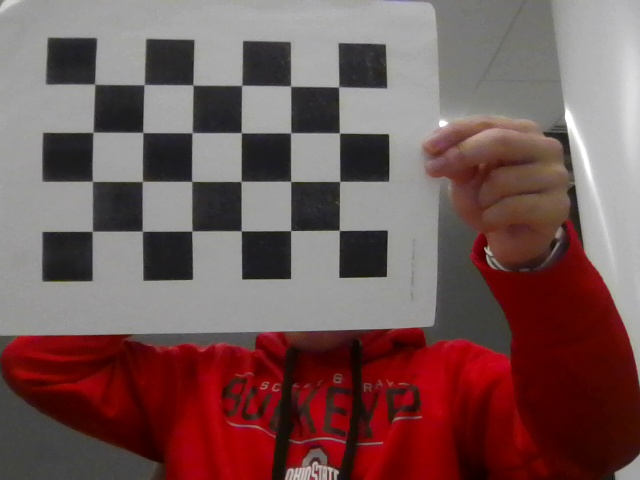
#> input picture CornerPics/CornerPicture_0.jpg, 640 x 480 px; its folder holds only this picture in this run
$ python FindCheckerboard.py
#> lines starting #> are read from the running program, lines starting #| are printed output that depends on the picture; after the words box and inside, x2 and y2 are one past the last pixel; in counts of white or black regions, pixels touching at a corner belong together
from typing import List
import cv2
import matplotlib.pyplot as plt
import math
import numpy as np
import os
from scipy.ndimage import gaussian_filter
import time

def distance(point1: tuple[int, int], point2: tuple[int, int]):
        x1, y1 = point1
        x2, y2 = point2
        return math.sqrt((x1 - x2) ** 2 + (y1 - y2) ** 2)

def findCorners(image):
    checkerboard = cv2.cvtColor(image, cv2.COLOR_BGR2GRAY).astype(float)

    stdI = 1.0
    stdD = .7
    a = .05

    Ix = gaussian_filter(checkerboard, stdD, order=[1, 0])
    Iy = gaussian_filter(checkerboard, stdD, order=[0, 1])
    Ixy = Ix * Iy

    gIx2 = gaussian_filter(Ix ** 2, stdI)
    gIy2 = gaussian_filter(Iy ** 2, stdI)
    gIxy = gaussian_filter(Ixy, stdI)

    R = (gIx2 * gIy2 - gIxy ** 2) - (a * ((gIx2 + gIy2) ** 2))

    thresholdedR = R * (R >= 9e4)

    maxSuppR = nonMaxSupp(thresholdedR).astype(np.uint8)

    positions = np.argwhere(maxSuppR == 1)
    # [5 lines of commented-out code are left out]
    return positions

def nonMaxSupp(image: np.ndarray):
    maxSuppR = np.zeros(image.shape)
    for x in range(1, image.shape[1] - 1):
        for y in range(1, image.shape[0] - 1):
            if isUniqueMax(image, x, y):
                maxSuppR[y,x] = 1
    return maxSuppR

def isUniqueMax(image: np.ndarray, x, y):
    maximum = np.max(image[y-1:y+2,x-1:x+2])

    for xCheck in range(x - 1, x + 2):
        for yCheck in range(y - 1, y + 2):
            if image[yCheck, xCheck] == maximum and (yCheck != y or xCheck != x):
                return False

    return True

def orderPoints(points: np.ndarray, threshold: int, byColumn: bool):
    lines = []
    currentLine = []
    for point in points:
        point = tuple(point)
        x, y = point
        if byColumn:
            interestCord = x
        else:
            interestCord = y
        # Go through rows created, see if new point can go inside
        if lines:
            for position in lines:
                if abs(interestCord - position[0]) < threshold:
                    lines.remove(position)
                    currentLine = position
                    break
        if not currentLine:
            currentLine = (interestCord, [])
        currentLine[1].append(point)
        lines.append(currentLine)
        currentLine = []
    # # Sort points left/right or up/down
    lines = sorted(lines, key=lambda x: x[0])
    finalLines = []
    for line in lines:
        asList = list(line[1])
        asList = sorted(asList, key=lambda x: x[1 * int(byColumn)])
        finalLines.append(tuple([line[0], asList]))
    finalLines = sorted(finalLines, key=lambda x: x[0])
    return finalLines


def findCheckboard(rowList: List[tuple[int, List]], colList: List[tuple[int, List]], shape: tuple[int, int], threshold: int):
    w, h = shape
    eligableRows = []
    for row in rowList:
        if len(row[1]) >= w:
            eligableRows.append(row)
    if len(eligableRows) < h:
        return None
    eligableCols = []
    for col in colList:
        if len(col[1]) >= h:
            eligableCols.append(col)
    if len(eligableCols) < w:
        return None
    possibleRowCorners = []
    possibleColCorners = []
    for row in eligableRows:
        possibleRowCorners.extend(row[1][0:3])
    for col in eligableCols:
        possibleColCorners.extend(col[1][0:3])

    topLeft = list(set(possibleRowCorners) & set(possibleColCorners))
    if topLeft:
        leftEdge = []
        for col in eligableCols:
            if topLeft[0] in col[1]:
                leftEdge = col[1]
                break
        checkboard = []
        currentRow = 0
        for farLeft in leftEdge:
            while currentRow < len(rowList):
                currentRow += 1
                if farLeft in rowList[currentRow - 1][1]:
                    cornerPos = rowList[currentRow - 1][1].index(farLeft)
                    checkboard.append(rowList[currentRow - 1][1][cornerPos:cornerPos + w])
                    break
                else:
                    return None
            if len(checkboard) == h:
                break
        return checkboard
    return None

def main():
    # [69 lines of commented-out code are left out]
    for imageName in os.listdir(f"{os.getcwd()}/CornerPics"):
        image = cv2.imread(f"./CornerPics/{imageName}")
#> image is the input picture: shape (480, 640, 3); mean B, G, R 86.7, 87.5, 117
        rgbIm = cv2.cvtColor(image, cv2.COLOR_BGR2RGB)
        cornerPoints = findCorners(image)
#> in findCorners, `checkerboard = cv2.cvtColor(image, cv2.COLOR_BGR2GRAY).astype(float)`:
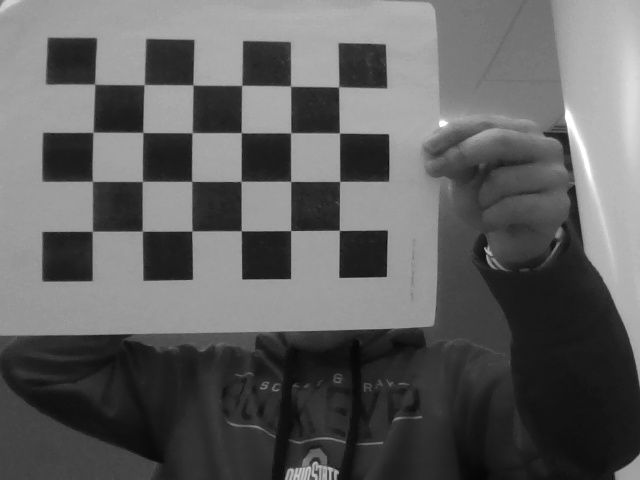
#> checkerboard: shape (480, 640) float64; min 6, max 255, mean 96.2
#> in findCorners, `Ix = gaussian_filter(checkerboard, stdD, order=[1, 0])`:
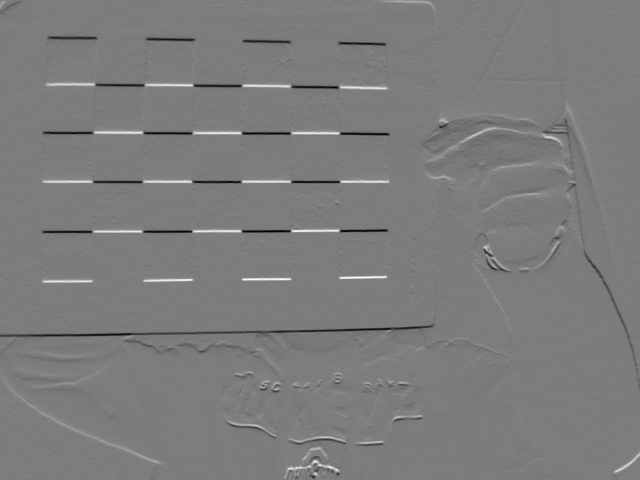
#> Ix: shape (480, 640) float64; min -59.8, max 62.18, mean -0.2; drawn with min black and max white
#> in findCorners, `Iy = gaussian_filter(checkerboard, stdD, order=[0, 1])`:
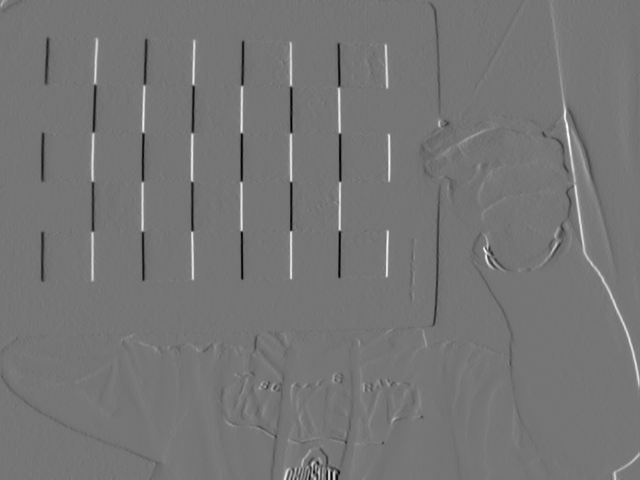
#> Iy: shape (480, 640) float64; min -58.5, max 68.09, mean 0.1; drawn with min black and max white
#> in findCorners, `Ixy = Ix * Iy`:
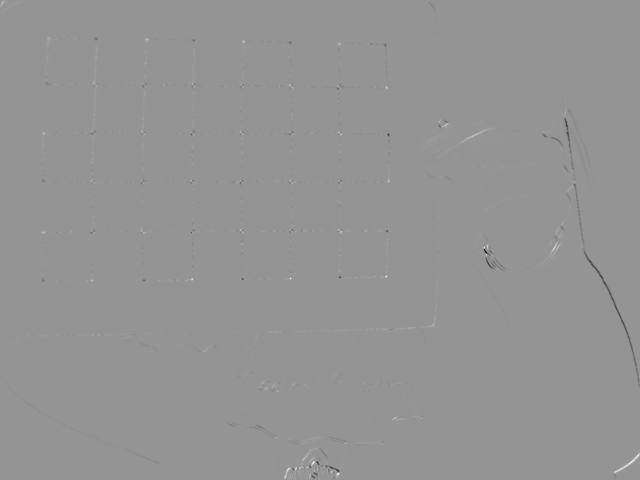
#> Ixy: shape (480, 640) float64; min -2284.6, max 1628.1, mean -1; drawn with min black and max white
#> in findCorners, `gIx2 = gaussian_filter(Ix ** 2, stdI)`:
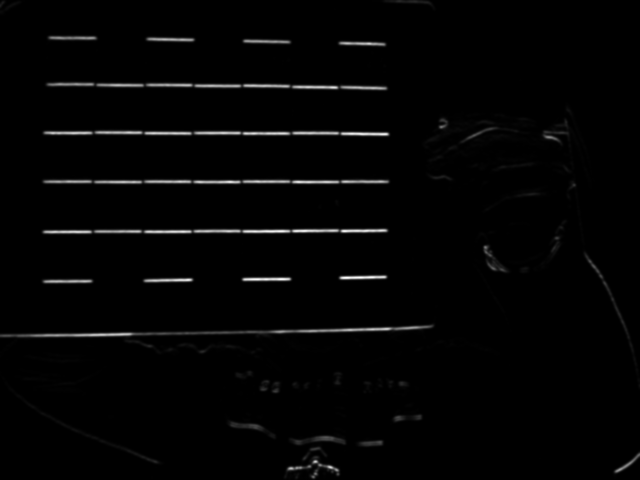
#> gIx2: shape (480, 640) float64; min 1.88e-10, max 2003.8, mean 33.8; drawn with min black and max white
#> in findCorners, `R = (gIx2 * gIy2 - gIxy ** 2) - (a * ((gIx2 + gIy2) ** 2))`:
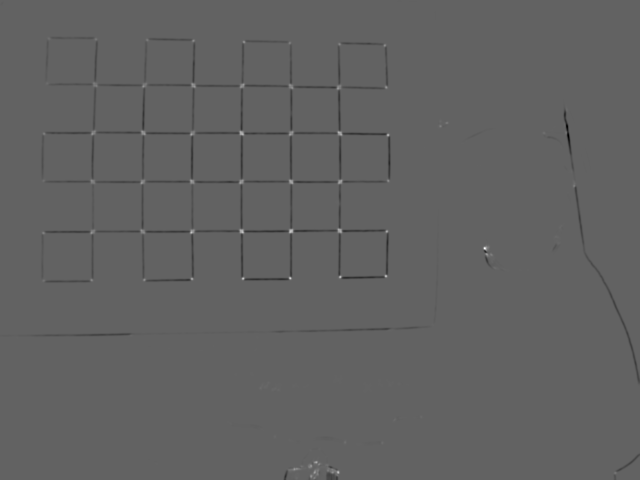
#> R: shape (480, 640) float64; min -367009.8, max 580476.6, mean -2374.9; drawn with min black and max white
#> in findCorners, `thresholdedR = R * (R >= 9e4)`:
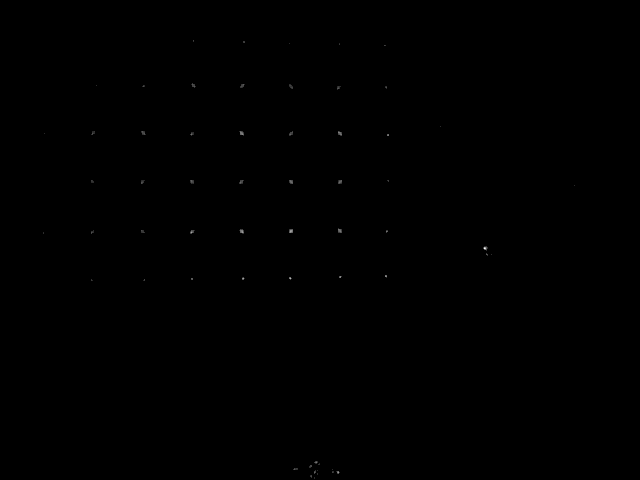
#> thresholdedR: shape (480, 640) float64; min 0, max 580476.6, mean 241.9; drawn with min black and max white
#> after the loop in nonMaxSupp, `for x in range(1, image.shape[1] - 1):`: maxSuppR: shape (480, 640) float64; values 0 (black) and 1 (white), 0.02% white in thin lines or dots, all inside (x1, y1, x2, y2) = (43, 40, 575, 478)
        newCornerPoints = []
        for point1 in cornerPoints:
            if all(distance(tuple(point1), tuple(point2)) > 5 for point2 in newCornerPoints):
                newCornerPoints.append(point1)
#> this loop made 70 passes
#> point1 on passes 1 to 12: [40, 193], [42, 244], [43, 289], [44, 339], [45, 384], [84, 192], [84, 243], [85, 96], [85, 290], [86, 143], [86, 194], [86, 241]
        cornerPoints = newCornerPoints

        rowOrderedPoints = orderPoints(cornerPoints, 30, False)
#> the loop in orderPoints, `for point in points:` made 53 passes
#> the loop in orderPoints, `for line in lines:` made 11 passes
#> line on passes 1, 2, 9, 10, 11: (44, [(133, 44), (233, 43)]), (96, [(85, 96), (131, 94), (180, 91), (232, 91), (280, 91)]), (440, [(126, 440)]), (484, [(248, 484), (254, 486)]), (574, [(185, 574)])
        colOrderedPoints = orderPoints(cornerPoints, 30, True)
#> the loop in orderPoints (call 2), `for point in points:` made 53 passes
#> the loop in orderPoints (call 2), `for line in lines:` made 7 passes
        checkboardCorners = findCheckboard(rowOrderedPoints, colOrderedPoints, (4, 6), 30)
#> the loop in findCheckboard, `for row in rowList:` made 11 passes
#> the loop in findCheckboard, `for col in colList:` made 7 passes
#> the loop in findCheckboard, `for row in eligableRows:` made 7 passes
#> the loop in findCheckboard, `for col in eligableCols:` made 6 passes
#> the loop in findCheckboard, `for col in eligableCols:` made 2 passes
#> the loop in findCheckboard, `for farLeft in leftEdge:` made 6 passes
#> farLeft on passes 1 to 6: (133, 44), (131, 94), (131, 142), (134, 191), (134, 242), (132, 292)
        if checkboardCorners is not None:
            for row in checkboardCorners:
                for point in row:
                    y, x = point
                    cv2.circle(rgbIm, (x,y), 4, color=(0,255,0), thickness=2)
#> this loop made 6 passes
#> row on passes 1 to 6: [(133, 44), (233, 43)], [(131, 94), (180, 91), (232, 91), (280, 91)], [(131, 142), (182, 141), (230, 141), (279, 144)], [(134, 191), (180, 191), (232, 191), (278, 191)], [(134, 242), (180, 242), (232, 242), (278, 243)], [(132, 292), (182, 291), (231, 290), (278, 290)]

        plt.imshow(rgbIm)
        plt.show()

if __name__ == '__main__':
    main()

$ run again, on CornerPics/CornerPicture_4.jpg
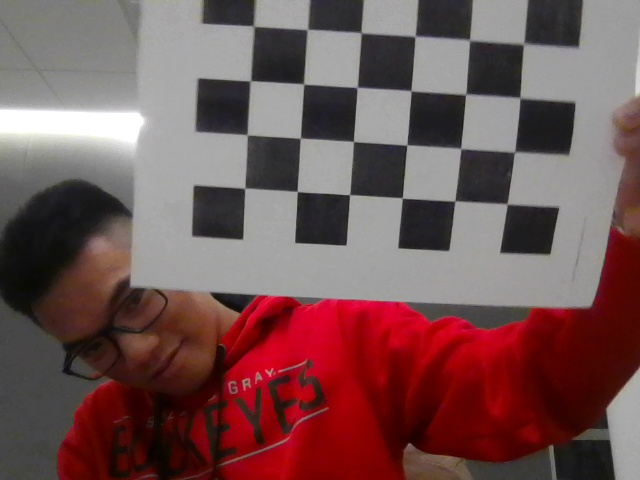
#> input picture CornerPics/CornerPicture_4.jpg, 640 x 480 px
#> in main, image is the input picture: shape (480, 640, 3); mean B, G, R 83.9, 83.7, 115
#> in findCorners, `gIy2 = gaussian_filter(Iy ** 2, stdI)`:
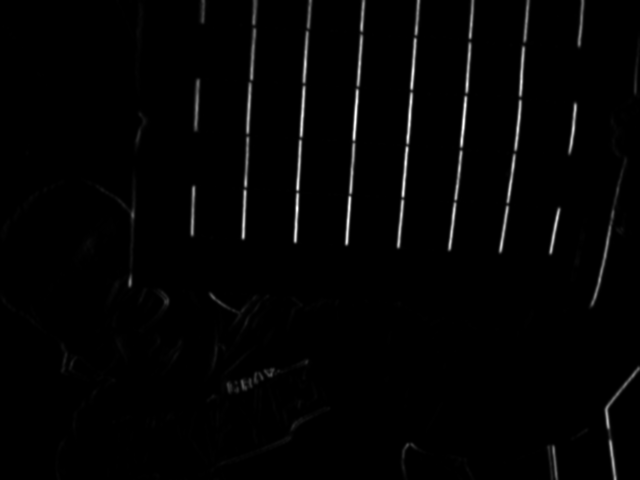
#> gIy2: shape (480, 640) float64; min 0, max 2006.7, mean 28.4; drawn with min black and max white
#> in findCorners, `R = (gIx2 * gIy2 - gIxy ** 2) - (a * ((gIx2 + gIy2) ** 2))`:
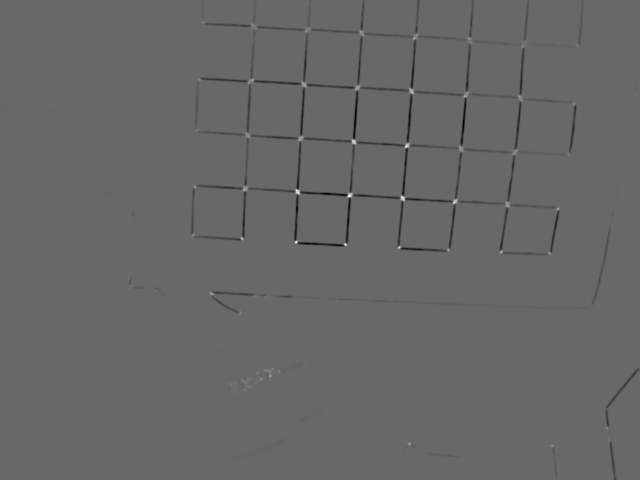
#> R: shape (480, 640) float64; min -204694, max 292673.7, mean -1818.5; drawn with min black and max white
#> the loop in main, `for point1 in cornerPoints:` made 39 passes
#> point1 on passes 1 to 8: [38, 414], [80, 252], [82, 249], [83, 303], [85, 305], [86, 358], [88, 356], [89, 410]
#> the loop in orderPoints, `for point in points:` made 28 passes
#> point on passes 1 to 8: [38, 414], [80, 252], [83, 303], [86, 358], [89, 410], [96, 464], [96, 519], [137, 301]
#> the loop in orderPoints, `for line in lines:` made 8 passes
#> line on passes 1, 2, 3, 4, 6, 7, 8: (211, [(293, 211)]), (252, [(80, 252), (187, 244), (238, 242), (376, 270)]), (303, [(83, 303), (137, 301), (190, 296), (242, 296)]), (358, [(86, 358), (141, 353), (195, 349), (244, 345)]), (464, [(96, 464), (147, 460), (200, 456), (249, 448)]), (519, [(96, 519), (205, 508), (252, 501)]), (558, [(208, 558), (253, 549)])
#> the loop in orderPoints (call 2), `for point in points:` made 28 passes
#> the loop in orderPoints (call 2), `for line in lines:` made 8 passes
#> line on passes 1, 3, 6, 7, 8: (38, [(38, 414)]), (137, [(137, 301), (141, 353), (144, 408), (147, 460)]), (293, [(293, 211)]), (376, [(376, 270)]), (443, [(443, 409)])
#> the loop in findCheckboard, `for row in rowList:` made 8 passes

$ run again, on CornerPics/CornerPicture_5.jpg
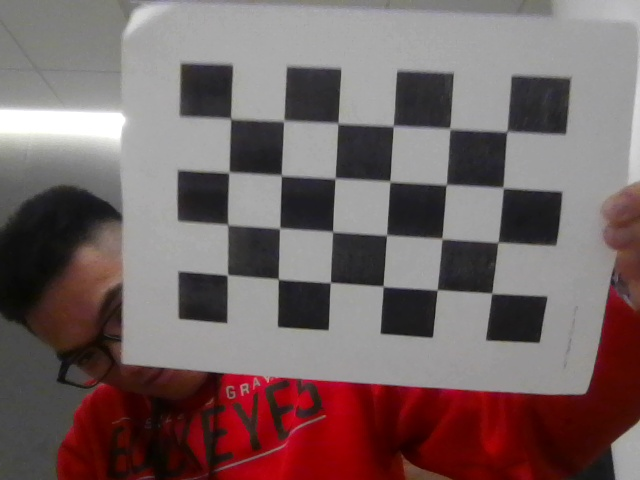
#> input picture CornerPics/CornerPicture_5.jpg, 640 x 480 px
#> in main, image is the input picture: shape (480, 640, 3); mean B, G, R 99.5, 99.5, 116.9
#> in findCorners, `gIy2 = gaussian_filter(Iy ** 2, stdI)`:
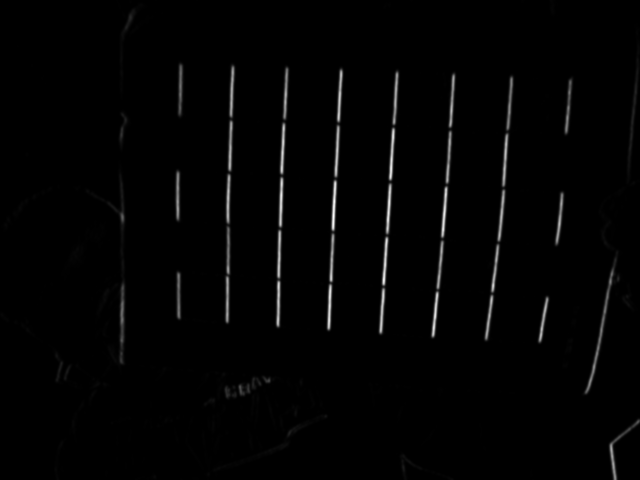
#> gIy2: shape (480, 640) float64; min 0, max 2123.8, mean 29.6; drawn with min black and max white
#> in findCorners, `R = (gIx2 * gIy2 - gIxy ** 2) - (a * ((gIx2 + gIy2) ** 2))`:
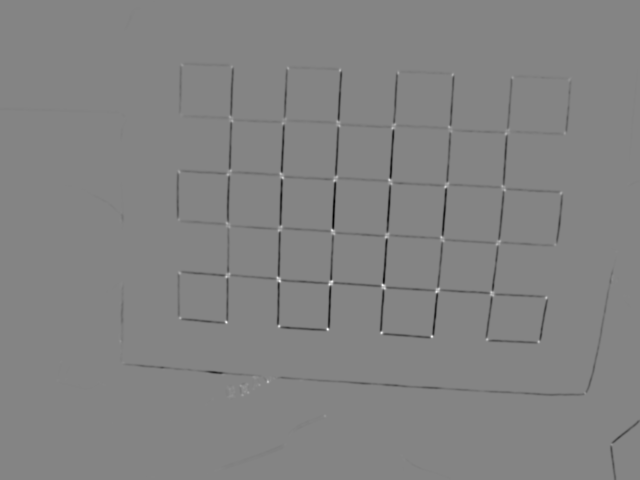
#> R: shape (480, 640) float64; min -225340.9, max 208077.2, mean -1796.5; drawn with min black and max white
#> the loop in main, `for point1 in cornerPoints:` made 28 passes
#> point1 on passes 1 to 8: [128, 392], [173, 280], [177, 282], [180, 334], [180, 389], [186, 445], [230, 332], [237, 385]
#> the loop in orderPoints, `for point in points:` made 23 passes
#> the loop in orderPoints, `for line in lines:` made 7 passes
#> line on passes 1, 2, 3, 5, 6, 7: (226, [(276, 226), (322, 226)]), (280, [(173, 280), (277, 277), (326, 279), (381, 267)]), (334, [(180, 334), (230, 332), (281, 331), (329, 327)]), (445, [(186, 445), (237, 441), (289, 438), (336, 431)]), (491, [(292, 491), (339, 487)]), (546, [(297, 546), (341, 538)])
#> the loop in orderPoints (call 2), `for point in points:` made 23 passes
#> the loop in orderPoints (call 2), `for line in lines:` made 6 passes
#> line on passes 1, 2, 3, 6: (128, [(128, 392)]), (173, [(173, 280), (180, 334), (180, 389), (186, 445)]), (230, [(230, 332), (237, 385), (237, 441)]), (381, [(381, 267)])
#> the loop in findCheckboard, `for row in rowList:` made 7 passes

$ run again, on CornerPics/CornerPicture_6.jpg
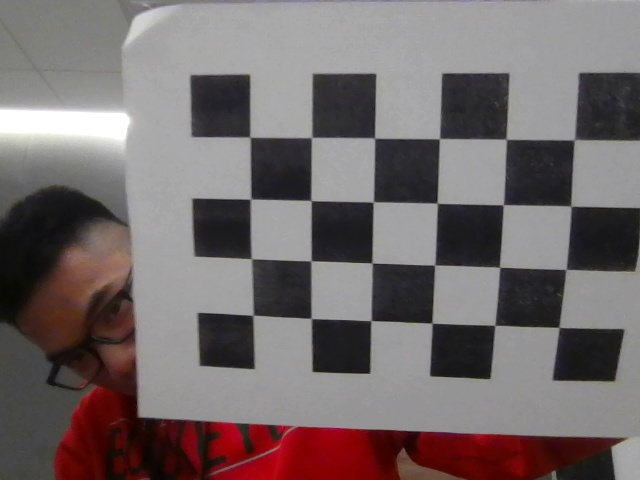
#> input picture CornerPics/CornerPicture_6.jpg, 640 x 480 px
#> in main, image is the input picture: shape (480, 640, 3); mean B, G, R 105.9, 105.6, 114.9
#> in findCorners, `R = (gIx2 * gIy2 - gIxy ** 2) - (a * ((gIx2 + gIy2) ** 2))`:
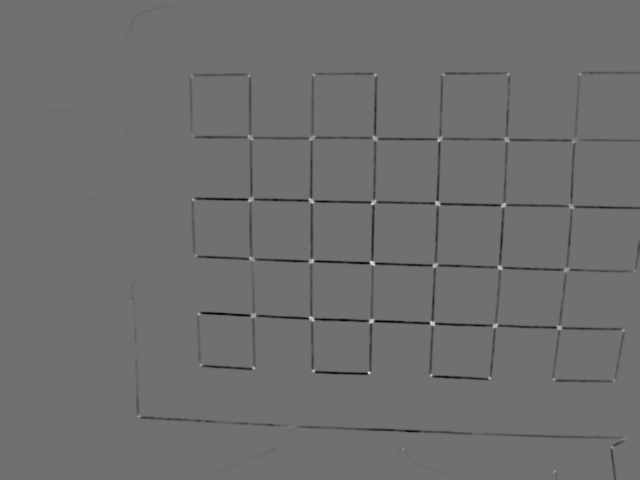
#> R: shape (480, 640) float64; min -187688.8, max 239249, mean -2387.3; drawn with min black and max white
#> the loop in main, `for point1 in cornerPoints:` made 44 passes
#> point1 on passes 1 to 8: [74, 375], [136, 249], [137, 374], [139, 310], [139, 376], [140, 438], [140, 507], [198, 252]
#> the loop in orderPoints, `for point in points:` made 30 passes
#> the loop in orderPoints, `for line in lines:` made 7 passes
#> line on passes 1, 7: (193, [(199, 193), (314, 199)]), (572, [(207, 572), (327, 558)])
#> the loop in orderPoints (call 2), `for point in points:` made 30 passes
#> the loop in orderPoints (call 2), `for line in lines:` made 6 passes
#> line on pass 1: (74, [(74, 375)])
#> the loop in findCheckboard, `for row in rowList:` made 7 passes
